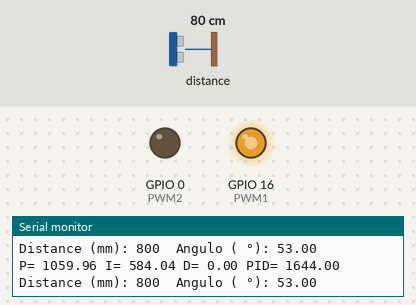
Bench run of a sketch on a simulated ESP8266 (NodeMCU). Parts: output pins drawn as LEDs (lit = HIGH), the last lines printed to the serial monitor. The inputs (shaded band) are chosen by the test bench; at power-on: distance to the obstacle 80 cm.

Above: at 1.2 s.
1.3 s: distance to the obstacle set to 9 cm
At 2.2 s:
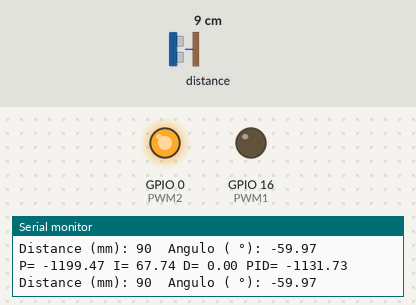
3.1 s: distance to the obstacle set to 35 cm
At 3.27 s:
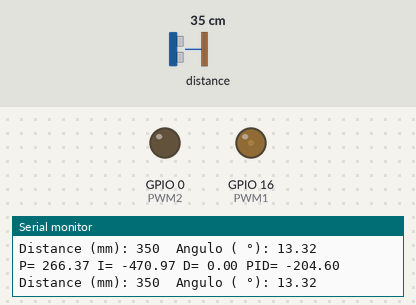
6.1 s: distance to the obstacle set to 18 cm
9.1 s: distance to the obstacle set to 60 cm
At 9.39 s:
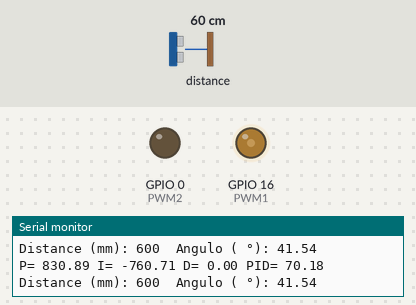
12.1 s: distance to the obstacle set to 2 cm
At 13.3 s:
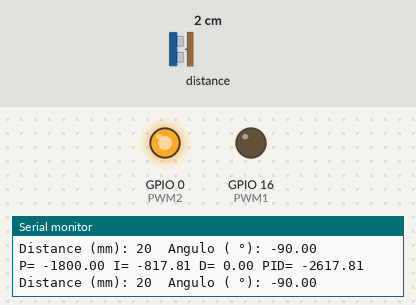
13.6 s: distance to the obstacle set to 29 cm
At 14.0 s:
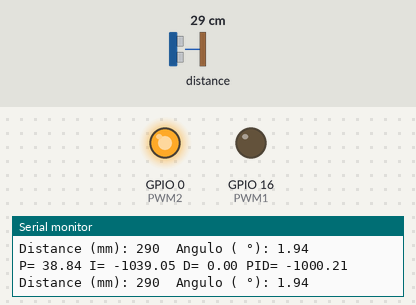
15.2 s: distance to the obstacle set to 34 cm
At 15.25 s:
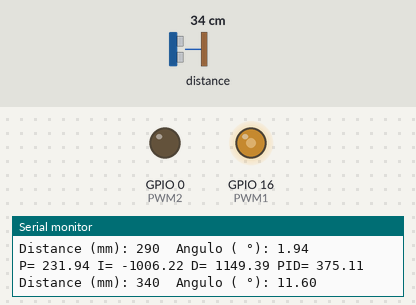
Timing chart, 0 to 17.8 s (numbered marks = the images above; inputs shaded):
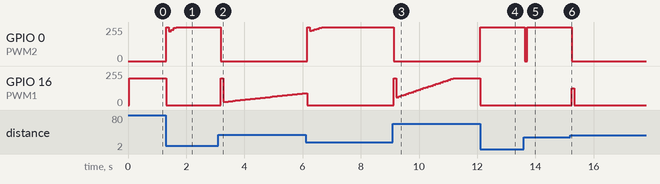

The sketch:

Balancin.ino
```cpp
#include <ESP8266WiFi.h>
#include <Adafruit_VL53L0X.h>
#include <math.h>

Adafruit_VL53L0X lox = Adafruit_VL53L0X();

#define MAX 800

#define range 5

#define kp 20
#define ki 10
#define kd 10

int PWM1=16;
int PWM2=0;

float PID,pid_p=0,pid_i=0,pid_d=0;
float prev_theta=0, timeprev=0;

int conv;

float distancia, theta, dt=0;
float R=261; //mm

void setup() {
  Serial.begin(115200);

  pinMode(PWM1,OUTPUT);
  pinMode(PWM2,OUTPUT);

  // wait until serial port opens for native USB devices
  while (! Serial) {
    delay(1);
  }

  Serial.println("Adafruit VL53L0X test");
  if (!lox.begin()) {
    Serial.println(F("Failed to boot VL53L0X"));
    while(1);
  }
  // power
  Serial.println(F("VL53L0X API Simple Ranging example\n\n"));
}


void loop() {

  dt=(millis()-timeprev)/1000;
  timeprev=millis();

  VL53L0X_RangingMeasurementData_t measure;


  lox.rangingTest(&measure, false); // pass in 'true' to get debug data printout!
  distancia=measure.RangeMilliMeter-20;
  theta=(2*atan(distancia/R)-PI/2)*(180/PI);


  pid_p=kp*theta;
  pid_i=pid_i+ki*theta*dt;
  pid_d=kd*((theta-prev_theta)/dt);
  prev_theta=theta;

  PID=pid_p+pid_i+pid_d;

  Serial.print("P= ");Serial.print(pid_p);Serial.print(" I= ");Serial.print(pid_i);Serial.print(" D= ");Serial.print(pid_d);Serial.print(" PID= ");Serial.println(PID);

  if(PID>MAX){
    PID=MAX;
  }
  if(PID<-MAX){
    PID=-MAX;
  }


  Serial.print("Distance (mm): "); Serial.print(measure.RangeMilliMeter); Serial.print("  Angulo ( °): "); Serial.println(theta);


    if(theta<range){
      conv=map(PID, -MAX , 0, 254, 60);
      analogWrite(PWM1,0);
      analogWrite(PWM2,conv);
    }
    else if(theta>range){

      conv=map(PID, 0 , MAX, 60, 200);
      analogWrite(PWM2,0);
      analogWrite(PWM1,conv);
    }


  delay(50);
}
```

Measured:
- the behaviour switches between 30 and 31 cm on distance to the obstacle (found by bisection; images 5 and 6)
- after the input at 1.3 s, GPIO 16 (PWM1): 200/255 → 0/255 at once
- after the input at 3.1 s, GPIO 0 (PWM2): 254/255 → 0/255 after 0.08 s
- after the input at 9.1 s, GPIO 0 (PWM2): 254/255 → 0/255 at once
- after the input at 12.1 s, GPIO 0 (PWM2): 0/255 → 254/255 at once; GPIO 16 (PWM1): 200/255 → 0/255 at once
- after the input at 13.6 s, GPIO 0 (PWM2): 254/255 → 0/255 at once, → 254/255 0.08 s later
- after the input at 15.2 s, GPIO 0 (PWM2): 254/255 → 0/255 after 0.05 s; GPIO 16 (PWM1): 0/255 → 126/255 after 0.05 s, → 0/255 0.08 s later
